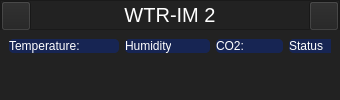
                <widget class="QWidget" name="sensor2_page">
                 <layout class="QHBoxLayout" name="horizontalLayout_19">
                  <property name="spacing">
                   <number>0</number>
                  </property>
                  <property name="leftMargin">
                   <number>0</number>
                  </property>
                  <property name="topMargin">
                   <number>0</number>
                  </property>
                  <property name="rightMargin">
                   <number>0</number>
                  </property>
                  <property name="bottomMargin">
                   <number>0</number>
                  </property>
                  <item>
                   <widget class="QFrame" name="sensor2_main_frame">
                    <property name="styleSheet">
                     <string notr="true">background-color: rgb(34, 34, 34);
</string>
                    </property>
                    <property name="frameShape">
                     <enum>QFrame::NoFrame</enum>
                    </property>
                    <property name="frameShadow">
                     <enum>QFrame::Raised</enum>
                    </property>
                    <layout class="QVBoxLayout" name="verticalLayout_9">
                     <property name="spacing">
                      <number>0</number>
                     </property>
                     <property name="leftMargin">
                      <number>0</number>
                     </property>
                     <property name="topMargin">
                      <number>0</number>
                     </property>
                     <property name="rightMargin">
                      <number>0</number>
                     </property>
                     <property name="bottomMargin">
                      <number>0</number>
                     </property>
                     <item>
                      <widget class="QFrame" name="sensor2_header">
                       <property name="maximumSize">
                        <size>
                         <width>16777215</width>
                         <height>30</height>
                        </size>
                       </property>
                       <property name="styleSheet">
                        <string notr="true">QPushButton{
	background-color: rgb(34, 34, 34);
}
QPushButton:hover{
	background-color: rgb(0, 104, 156);
	border-radius: 5px;
}
QLabel{
	background-color: rgb(34, 34, 34);
}
</string>
                       </property>
                       <property name="frameShape">
                        <enum>QFrame::StyledPanel</enum>
                       </property>
                       <property name="frameShadow">
                        <enum>QFrame::Raised</enum>
                       </property>
                       <layout class="QHBoxLayout" name="horizontalLayout_13">
                        <property name="spacing">
                         <number>0</number>
                        </property>
                        <property name="leftMargin">
                         <number>0</number>
                        </property>
                        <property name="topMargin">
                         <number>0</number>
                        </property>
                        <property name="rightMargin">
                         <number>0</number>
                        </property>
                        <property name="bottomMargin">
                         <number>0</number>
                        </property>
                        <item>
                         <widget class="QPushButton" name="sensor2_prev_btn">
                          <property name="minimumSize">
                           <size>
                            <width>0</width>
                            <height>30</height>
                           </size>
                          </property>
                          <property name="maximumSize">
                           <size>
                            <width>30</width>
                            <height>16777215</height>
                           </size>
                          </property>
                          <property name="styleSheet">
                           <string notr="true"/>
                          </property>
                          <property name="text">
                           <string/>
                          </property>
                          <property name="icon">
                           <iconset resource="demo.qrc">
                            <normaloff>:/icons/icons/cil-arrow-circle-left.png</normaloff>:/icons/icons/cil-arrow-circle-left.png</iconset>
                          </property>
                          <property name="iconSize">
                           <size>
                            <width>24</width>
                            <height>24</height>
                           </size>
                          </property>
                         </widget>
                        </item>
                        <item>
                         <widget class="QLabel" name="sensor2_label">
                          <property name="font">
                           <font>
                            <pointsize>15</pointsize>
                            <stylestrategy>PreferDefault</stylestrategy>
                           </font>
                          </property>
                          <property name="styleSheet">
                           <string notr="true">color: rgb(255, 255, 255);</string>
                          </property>
                          <property name="text">
                           <string>WTR-IM 2</string>
                          </property>
                          <property name="alignment">
                           <set>Qt::AlignCenter</set>
                          </property>
                         </widget>
                        </item>
                        <item>
                         <widget class="QPushButton" name="sensor2_next_btn">
                          <property name="minimumSize">
                           <size>
                            <width>0</width>
                            <height>30</height>
                           </size>
                          </property>
                          <property name="maximumSize">
                           <size>
                            <width>30</width>
                            <height>16777215</height>
                           </size>
                          </property>
                          <property name="styleSheet">
                           <string notr="true"/>
                          </property>
                          <property name="text">
                           <string/>
                          </property>
                          <property name="icon">
                           <iconset resource="demo.qrc">
                            <normaloff>:/icons/icons/cil-arrow-circle-right.png</normaloff>:/icons/icons/cil-arrow-circle-right.png</iconset>
                          </property>
                          <property name="iconSize">
                           <size>
                            <width>24</width>
                            <height>24</height>
                           </size>
                          </property>
                         </widget>
                        </item>
                       </layout>
                      </widget>
                     </item>
                     <item>
                      <widget class="QFrame" name="sensor2_body">
                       <property name="styleSheet">
                        <string notr="true">background-color: rgb(34, 34, 34);
border-radius: 5px;</string>
                       </property>
                       <property name="frameShape">
                        <enum>QFrame::NoFrame</enum>
                       </property>
                       <property name="frameShadow">
                        <enum>QFrame::Raised</enum>
                       </property>
                       <layout class="QVBoxLayout" name="verticalLayout_10">
                        <property name="spacing">
                         <number>6</number>
                        </property>
                        <property name="leftMargin">
                         <number>0</number>
                        </property>
                        <property name="topMargin">
                         <number>0</number>
                        </property>
                        <property name="rightMargin">
                         <number>0</number>
                        </property>
                        <property name="bottomMargin">
                         <number>0</number>
                        </property>
                        <item>
                         <widget class="QFrame" name="sensor2_details_frame">
                          <property name="maximumSize">
                           <size>
                            <width>16777215</width>
                            <height>50</height>
                           </size>
                          </property>
                          <property name="styleSheet">
                           <string notr="true">background-color: rgb(34, 34, 34);</string>
                          </property>
                          <property name="frameShape">
                           <enum>QFrame::StyledPanel</enum>
                          </property>
                          <property name="frameShadow">
                           <enum>QFrame::Raised</enum>
                          </property>
                          <layout class="QHBoxLayout" name="horizontalLayout_14">
                           <property name="spacing">
                            <number>6</number>
                           </property>
                           <property name="leftMargin">
                            <number>9</number>
                           </property>
                           <property name="topMargin">
                            <number>9</number>
                           </property>
                           <property name="rightMargin">
                            <number>9</number>
                           </property>
                           <property name="bottomMargin">
                            <number>9</number>
                           </property>
                           <item>
                            <widget class="QFrame" name="sensor2_temp_frame">
                             <property name="maximumSize">
                              <size>
                               <width>16777215</width>
                               <height>1677215</height>
                              </size>
                             </property>
                             <property name="styleSheet">
                              <string notr="true">QFrame{
background-color: rgb(23, 37, 83);
border-radius: 5px;
}
QPushButton{
background-color: rgb(23, 37, 83);
}
QPushButton:hover{
	background-color: rgb(0, 104, 156);
	border-radius: 5px;
}</string>
                             </property>
                             <property name="frameShape">
                              <enum>QFrame::StyledPanel</enum>
                             </property>
                             <property name="frameShadow">
                              <enum>QFrame::Raised</enum>
                             </property>
                             <layout class="QHBoxLayout" name="horizontalLayout_15">
                              <property name="spacing">
                               <number>0</number>
                              </property>
                              <property name="leftMargin">
                               <number>0</number>
                              </property>
                              <property name="topMargin">
                               <number>0</number>
                              </property>
                              <property name="rightMargin">
                               <number>0</number>
                              </property>
                              <property name="bottomMargin">
                               <number>0</number>
                              </property>
                              <item>
                               <widget class="QLabel" name="sensor2_temp_label">
                                <property name="minimumSize">
                                 <size>
                                  <width>0</width>
                                  <height>0</height>
                                 </size>
                                </property>
                                <property name="styleSheet">
                                 <string notr="true">color: rgb(255, 255, 255);</string>
                                </property>
                                <property name="text">
                                 <string>Temperature:</string>
                                </property>
                               </widget>
                              </item>
                              <item>
                               <widget class="QLabel" name="sensor2_temp_value">
                                <property name="styleSheet">
                                 <string notr="true">color: rgb(255, 255, 255);</string>
                                </property>
                                <property name="text">
                                 <string/>
                                </property>
                               </widget>
                              </item>
                              <item>
                               <widget class="QPushButton" name="sensor2_temp_trend_btn">
                                <property name="maximumSize">
                                 <size>
                                  <width>32</width>
                                  <height>32</height>
                                 </size>
                                </property>
                                <property name="text">
                                 <string/>
                                </property>
                                <property name="icon">
                                 <iconset resource="demo.qrc">
                                  <normaloff>:/icons/icons/cil-chart-line.png</normaloff>:/icons/icons/cil-chart-line.png</iconset>
                                </property>
                                <property name="iconSize">
                                 <size>
                                  <width>32</width>
                                  <height>32</height>
                                 </size>
                                </property>
                               </widget>
                              </item>
                             </layout>
                            </widget>
                           </item>
                           <item>
                            <widget class="QFrame" name="sensor2_humidity_frame">
                             <property name="styleSheet">
                              <string notr="true">QFrame{
background-color: rgb(23, 37, 83);
border-radius: 5px;
}
QPushButton{
background-color: rgb(23, 37, 83);
}
QPushButton:hover{
	background-color: rgb(0, 104, 156);
	border-radius: 5px;
}</string>
                             </property>
                             <property name="frameShape">
                              <enum>QFrame::StyledPanel</enum>
                             </property>
                             <property name="frameShadow">
                              <enum>QFrame::Raised</enum>
                             </property>
                             <layout class="QHBoxLayout" name="horizontalLayout_16">
                              <property name="spacing">
                               <number>0</number>
                              </property>
                              <property name="leftMargin">
                               <number>0</number>
                              </property>
                              <property name="topMargin">
                               <number>0</number>
                              </property>
                              <property name="rightMargin">
                               <number>0</number>
                              </property>
                              <property name="bottomMargin">
                               <number>0</number>
                              </property>
                              <item>
                               <widget class="QLabel" name="sensor2_humidity_label">
                                <property name="maximumSize">
                                 <size>
                                  <width>46</width>
                                  <height>16777215</height>
                                 </size>
                                </property>
                                <property name="styleSheet">
                                 <string notr="true">color: rgb(255, 255, 255);</string>
                                </property>
                                <property name="text">
                                 <string>Humidity:</string>
                                </property>
                               </widget>
                              </item>
                              <item>
                               <widget class="QLabel" name="sensor2_humidity_value">
                                <property name="styleSheet">
                                 <string notr="true">color: rgb(255, 255, 255);</string>
                                </property>
                                <property name="text">
                                 <string/>
                                </property>
                               </widget>
                              </item>
                              <item>
                               <widget class="QPushButton" name="sensor2_humidity_trend_btn">
                                <property name="maximumSize">
                                 <size>
                                  <width>32</width>
                                  <height>32</height>
                                 </size>
                                </property>
                                <property name="text">
                                 <string/>
                                </property>
                                <property name="icon">
                                 <iconset resource="demo.qrc">
                                  <normaloff>:/icons/icons/cil-chart-line.png</normaloff>:/icons/icons/cil-chart-line.png</iconset>
                                </property>
                                <property name="iconSize">
                                 <size>
                                  <width>32</width>
                                  <height>32</height>
                                 </size>
                                </property>
                               </widget>
                              </item>
                             </layout>
                            </widget>
                           </item>
                           <item>
                            <widget class="QFrame" name="sensor2_CO2_frame">
                             <property name="styleSheet">
                              <string notr="true">QFrame{
background-color: rgb(23, 37, 83);
border-radius: 5px;
}
QPushButton{
background-color: rgb(23, 37, 83);
}
QPushButton:hover{
	background-color: rgb(0, 104, 156);
	border-radius: 5px;
}</string>
                             </property>
                             <property name="frameShape">
                              <enum>QFrame::StyledPanel</enum>
                             </property>
                             <property name="frameShadow">
                              <enum>QFrame::Raised</enum>
                             </property>
                             <layout class="QHBoxLayout" name="horizontalLayout_17">
                              <property name="spacing">
                               <number>0</number>
                              </property>
                              <property name="leftMargin">
                               <number>0</number>
                              </property>
                              <property name="topMargin">
                               <number>0</number>
                              </property>
                              <property name="rightMargin">
                               <number>0</number>
                              </property>
                              <property name="bottomMargin">
                               <number>0</number>
                              </property>
                              <item>
                               <widget class="QLabel" name="sensor2_co2_label">
                                <property name="maximumSize">
                                 <size>
                                  <width>30</width>
                                  <height>16777215</height>
                                 </size>
                                </property>
                                <property name="styleSheet">
                                 <string notr="true">color: rgb(255, 255, 255);</string>
                                </property>
                                <property name="text">
                                 <string>CO2:</string>
                                </property>
                               </widget>
                              </item>
                              <item>
                               <widget class="QLabel" name="sensor2_co2_value">
                                <property name="styleSheet">
                                 <string notr="true">color: rgb(255, 255, 255);</string>
                                </property>
                                <property name="text">
                                 <string/>
                                </property>
                               </widget>
                              </item>
                              <item>
                               <widget class="QPushButton" name="sensor2_co2_trend_btn">
                                <property name="maximumSize">
                                 <size>
                                  <width>32</width>
                                  <height>32</height>
                                 </size>
                                </property>
                                <property name="text">
                                 <string/>
                                </property>
                                <property name="icon">
                                 <iconset resource="demo.qrc">
                                  <normaloff>:/icons/icons/cil-chart-line.png</normaloff>:/icons/icons/cil-chart-line.png</iconset>
                                </property>
                                <property name="iconSize">
                                 <size>
                                  <width>32</width>
                                  <height>32</height>
                                 </size>
                                </property>
                               </widget>
                              </item>
                             </layout>
                            </widget>
                           </item>
                           <item>
                            <widget class="QFrame" name="sensor2_status_frame">
                             <property name="styleSheet">
                              <string notr="true">QFrame{
background-color: rgb(23, 37, 83);
border-radius: 5px;
}
QPushButton{
background-color: rgb(23, 37, 83);
}
QPushButton:hover{
	background-color: rgb(0, 104, 156);
	border-radius: 5px;
}</string>
                             </property>
                             <property name="frameShape">
                              <enum>QFrame::StyledPanel</enum>
                             </property>
                             <property name="frameShadow">
                              <enum>QFrame::Raised</enum>
                             </property>
                             <layout class="QHBoxLayout" name="horizontalLayout_18">
                              <property name="spacing">
                               <number>0</number>
                              </property>
                              <property name="leftMargin">
                               <number>0</number>
                              </property>
                              <property name="topMargin">
                               <number>0</number>
                              </property>
                              <property name="rightMargin">
                               <number>0</number>
                              </property>
                              <property name="bottomMargin">
                               <number>0</number>
                              </property>
                              <item>
                               <widget class="QLabel" name="sensor2_status_label">
                                <property name="maximumSize">
                                 <size>
                                  <width>35</width>
                                  <height>16777215</height>
                                 </size>
                                </property>
                                <property name="styleSheet">
                                 <string notr="true">color: rgb(255, 255, 255);</string>
                                </property>
                                <property name="text">
                                 <string>Status:</string>
                                </property>
                               </widget>
                              </item>
                              <item>
                               <widget class="QLabel" name="sensor2_status_value">
                                <property name="styleSheet">
                                 <string notr="true">color: rgb(255, 255, 255);</string>
                                </property>
                                <property name="text">
                                 <string/>
                                </property>
                               </widget>
                              </item>
                             </layout>
                            </widget>
                           </item>
                          </layout>
                         </widget>
                        </item>
                        <item>
                         <widget class="MplWidget" name="sensor2_MplWidget" native="true"/>
                        </item>
                       </layout>
                      </widget>
                     </item>
                    </layout>
                   </widget>
                  </item>
                 </layout>
                </widget>
